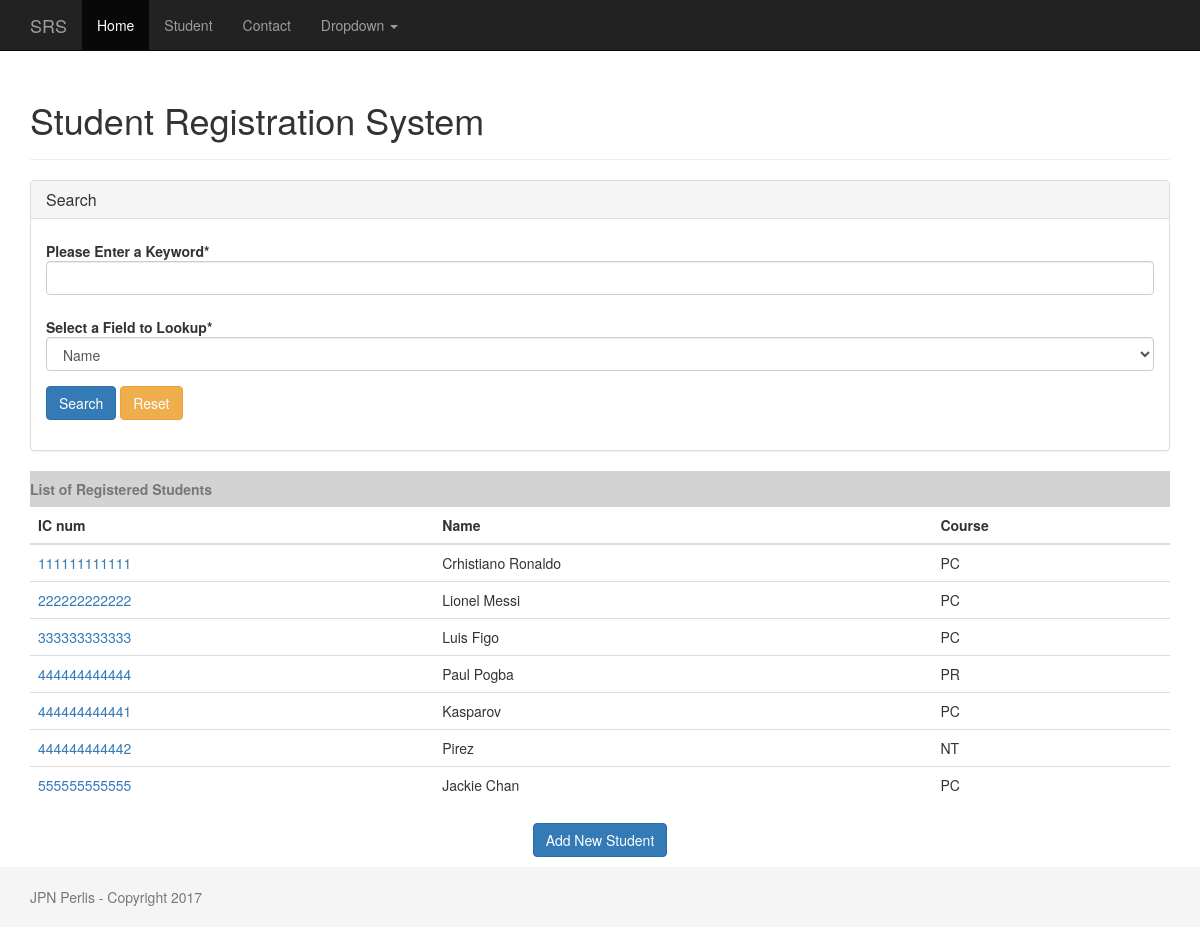
The app's page /student/?page=2&search=&select_buttons=, older data.
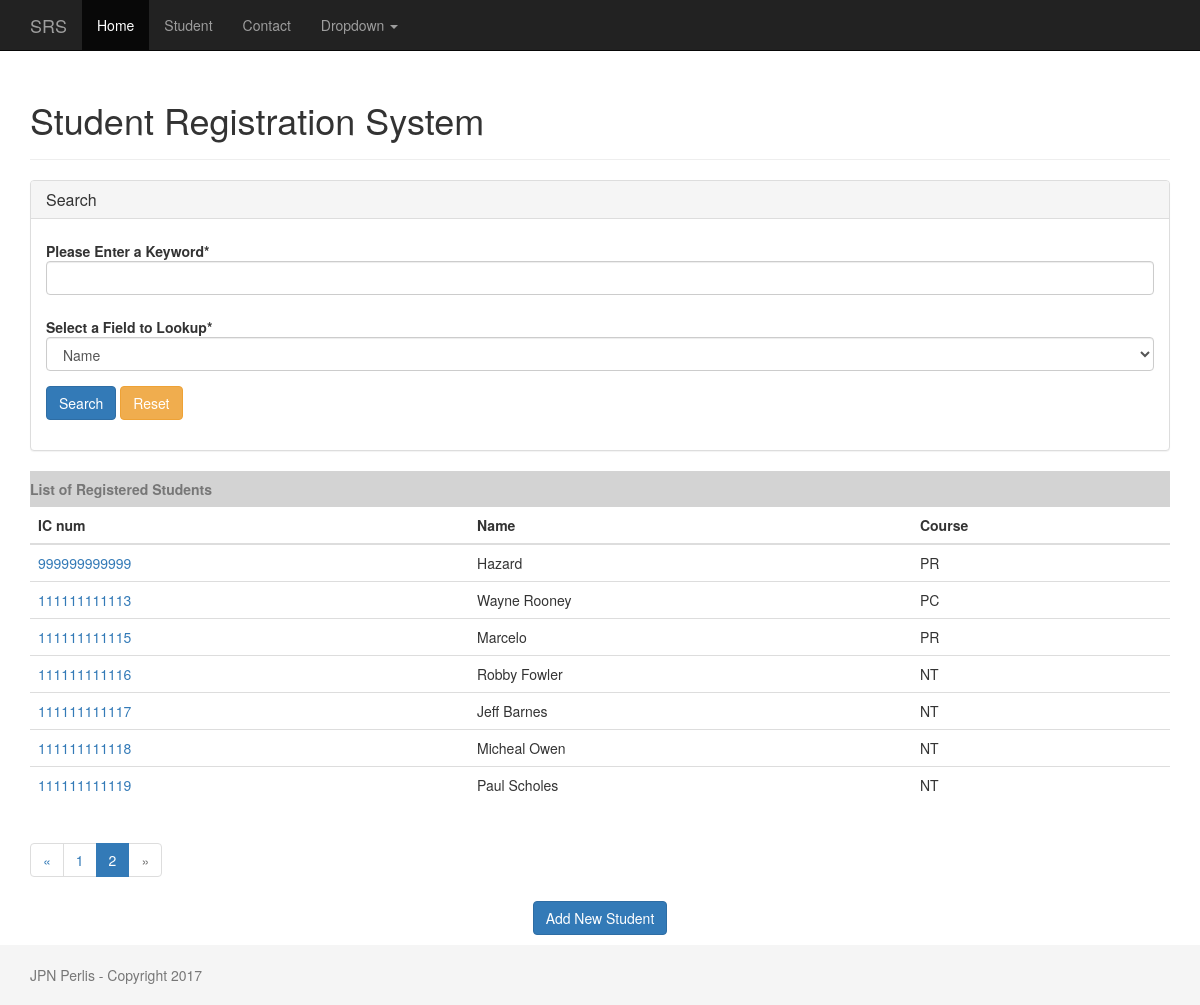
The same page, newer data.
### student/models.py (models this page shows, shortened)
class Student(models.Model):
    PROGAMMING = 'PR'
    NETWORKING = 'NT'
    PCTECH = 'PC'
    COURSE_CHOICES = (
        (PROGAMMING, 'Programming'),
        (NETWORKING, 'Networking'),
        (PCTECH, 'PC Technichian'),
    )
    createdby = models.ForeignKey('auth.User',on_delete=models.CASCADE)
    icnum = models.CharField('ID Number',max_length=12,unique=True,blank=False,null=False)
    name = models.CharField('Name',max_length=300)
    course = models.CharField('Courserwork',max_length=2,choices=COURSE_CHOICES,default=PCTECH,)
    created_date = models.DateTimeField('Created Date',default=timezone.now)

### student/views.py (the view)
# urls.py: 2. Add a URL to urlpatterns:  path('', views.home, name='home')
def home(request):
    if request.method == "POST" :
        select_buttons = request.POST.get("select_buttons", "")
        search = request.POST.get("search", "")
        if select_buttons == 'icnum':
            students = Student.objects.filter(icnum__startswith=search).order_by('created_date')
        elif select_buttons == 'course':
            students = Student.objects.filter(course__startswith=search).order_by('created_date')
        else:
            students = Student.objects.filter(name__startswith=search).order_by('created_date')
        if students:
            messages.success(request, str(len(students)) + " record(s) was/were found for keyword = " + str(request.POST.get("search", "")))
            page = 1
        else:
            messages.error(request, "Sorry, No record was found for keyword = " + str(request.POST.get("search", "")))
    else:
        select_buttons = request.GET.get("select_buttons", "")
        search = request.GET.get("search", "")
        if search:
            if select_buttons == 'icnum':
                students = Student.objects.filter(icnum__startswith=search).order_by('created_date')
            elif select_buttons == 'course':
                students = Student.objects.filter(course__startswith=search).order_by('created_date')
            else:
                students = Student.objects.filter(name__startswith=search).order_by('created_date')
        else:
            students = Student.objects.all().order_by('created_date')
        page = request.GET.get('page', 1)
    paginator = Paginator(students, 10)
    try:
        students = paginator.page(page)
    except PageNotAnInteger:
        students = paginator.page(1)
    except EmptyPage:
        students = paginator.page(paginator.num_pages)
    return render(request, 'student/home.html', {'form': SearchForm(), 'students': students,
        'search':search, 'select_buttons': select_buttons })

### student/forms.py
class SearchForm(forms.Form):
    search = forms.CharField(label="Please Enter a Keyword")
    select_buttons = forms.ChoiceField(
        label='Select a Field to Lookup',
        choices = (
            ('name', "Name"),
            ('icnum', "ID/IC Number"),
            ('course', "Course")
        ),
        widget = forms.Select,
        initial = 'name',
    )
    helper = FormHelper()
    helper.form_class = 'form-horizontal'
    helper.layout = Layout(
        Field('search', css_class='input-xlarge'),
        Field('select_buttons', css_class='input-xlarge'),
        FormActions(
            Submit('submit_change', 'Search', css_class="btn-primary"),
            HTML('<a class="btn btn-warning" href={% url "student_home" %}>Reset</a>'),
        )
    )

### templates/student/home.html (shortened to what this page needs)
{% extends 'baseproj.html' %}
{% load crispy_forms_tags %}
{% block content %}
<div class="page-header">
  <h1>Student Registration System</h1>
</div>
<div class="panel panel-default">
    <div class="panel-heading">
        <h1 class="panel-title">Search</h1>
    </div>
    <div class="panel-body">
      {% crispy form %}
    </div>
</div>
   	<table class="table">
      <caption style="border: inherit; background-color: lightgrey;">
            <span class="align-centre"><strong>List of Registered Students</strong></span>
        </caption>
        <thead class="thead-inverse">
          <tr>
            <th>IC num</th>
            <th>Name</th>
            <th>Course</th>
          </tr>
        </thead>
        <tbody>
        {% if students  %}
          {% for student in students %}
            <tr>
              <td>
                <a href="{% url 'student_detail' student.pk %}">{{ student.icnum }}</a>
              </td>
              <td class="align-middle">{{ student.name }}</td>
              <td class="align-middle">{{ student.course }}</td>
            </tr>
          {% endfor %}
        {% else %}
        	<tr>
        	  <td colspan="3">No Records so far..!!</td>
              <td>
              </td>
            </tr>
        {% endif %}
        </tbody>
    </table>
    <div class="center-block">
      {% if students.has_other_pages %}
        <ul class="pagination">
          {% if students.has_previous %}
            <li><a href="?page={{ students.previous_page_number }}&search={{ search }}&select_buttons={{ select_buttons }}">&laquo;</a></li>
          {% else %}
            <li class="disabled"><span>&laquo;</span></li>
          {% endif %}
          {% for i in students.paginator.page_range %}
            {% if students.number == i %}
              <li class="active"><span>{{ i }} <span class="sr-only">(current)</span></span></li>
            {% else %}
              <li><a href="?page={{ i }}&search={{ search }}&select_buttons={{ select_buttons }}">{{ i }}</a></li>
            {% endif %}
          {% endfor %}
          {% if students.has_next %}
            <li><a href="?page={{ students.next_page_number }}&search={{ search }}&select_buttons={{ select_buttons }}">&raquo;</a></li>
          {% else %}
            <li class="disabled"><span>&raquo;</span></li>
          {% endif %}
        </ul>
      {% endif %}
    </div>
       <p class="text-center">
	    <a href="{% url 'student_new' %}" class="btn btn-primary" >Add New Student</a>
	  </p>
{% endblock %}

Row changes from the older to the newer data that the page shows:
no longer on this page (row unchanged): Student: icnum "111111111111", name "Crhistiano Ronaldo", course "PC"
no longer on this page (row unchanged): Student: icnum "222222222222", name "Lionel Messi", course "PC"
no longer on this page (row unchanged): Student: icnum "333333333333", name "Luis Figo", course "PC"
no longer on this page (row edited): Student: icnum "444444444444", name "Paul Pogba", course "PR"
no longer on this page (row unchanged): Student: icnum "444444444441", name "Kasparov", course "PC"
no longer on this page (row unchanged): Student: icnum "444444444442", name "Pirez", course "NT"
no longer on this page (row unchanged): Student: icnum "555555555555", name "Jackie Chan", course "PC"
added Student: icnum "999999999999", name "Hazard", course "PR"
added Student: icnum "111111111113", name "Wayne Rooney", course "PC"
added Student: icnum "111111111115", name "Marcelo", course "PR"
added Student: icnum "111111111116", name "Robby Fowler", course "NT"
added Student: icnum "111111111117", name "Jeff Barnes", course "NT"
added Student: icnum "111111111118", name "Micheal Owen", course "NT"
added Student: icnum "111111111119", name "Paul Scholes", course "NT"
Text that changed along with them:
new list line: "1"
new list line: "2"
